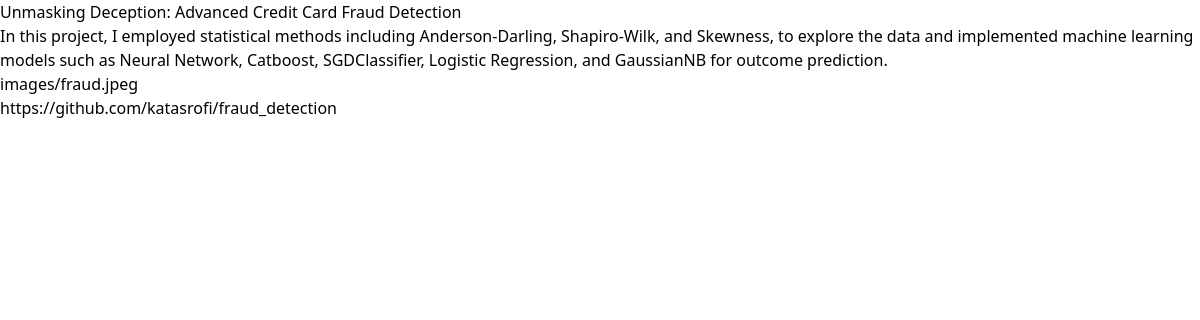
/project/1/, run on the app's committed database.
### portfolio/models.py (models this page shows, shortened)
class Project(models.Model):
    skills = models.ManyToManyField(Skill)
    title = models.CharField(max_length=200)
    summary = models.TextField(null=True,
                               blank=True)
    description = models.TextField()
    image = models.ImageField(upload_to='images/')
    url = models.URLField(blank=True,
                          null=True)
    created_at = models.DateField(auto_now_add=True)

### portfolio/views.py (the view)
# urls.py: path('project/<int:pk>/', views.ProjectPortfolio.as_view(), name='project'),
class ProjectPortfolio(generic.DetailView):
    model = Project
    template_name = 'portfolio/project_detail.html'
    context_object_name = 'projects'

### portfolio/templates/portfolio/project_detail.html (shortened to what this page needs)
{% extends 'base.html' %}
{% block content %}
<head>
</head>
<body>
    <div>
    <p>{{projects.title}}</p>
    <p>{{projects.description}}</p>
    <p>{{projects.image}}</p>
    <p>{{projects.url}}</p>
    </div>
</body>
{% endblock content %}

### static/css/styles.css (style rules this page uses)
html, :host { line-height: 1.5; -webkit-text-size-adjust: 100%; -moz-tab-size: 4; -o-tab-size: 4; tab-size: 4; font-family: ui-sans-serif, system-ui, sans-serif, "Apple Color Emoji", "Segoe UI Emoji", "Segoe UI Symbol", "Noto Color Emoji"; font-feature-settings: normal; font-variation-settings: normal; -webkit-tap-highlight-color: transparent; }
body { margin: 0; line-height: inherit; }
blockquote, dl, dd, h1, h2, h3, h4, h5, h6, hr, figure, p, pre { margin: 0; }

### data on the page
Project: title "Unmasking Deception: Advanced Credit Card Fraud Detection", description "In this project, I employed statistical methods including Anderson-Darling, Shapiro-Wilk, and Skewness, to explore the data and implemented machine learning models such as Neural Network, Catboost, SGDClassifier, Logistic Regression, and GaussianNB for outcome prediction.", image "images/fraud.jpeg", url "https://github.com/katasrofi/fraud_detection"
